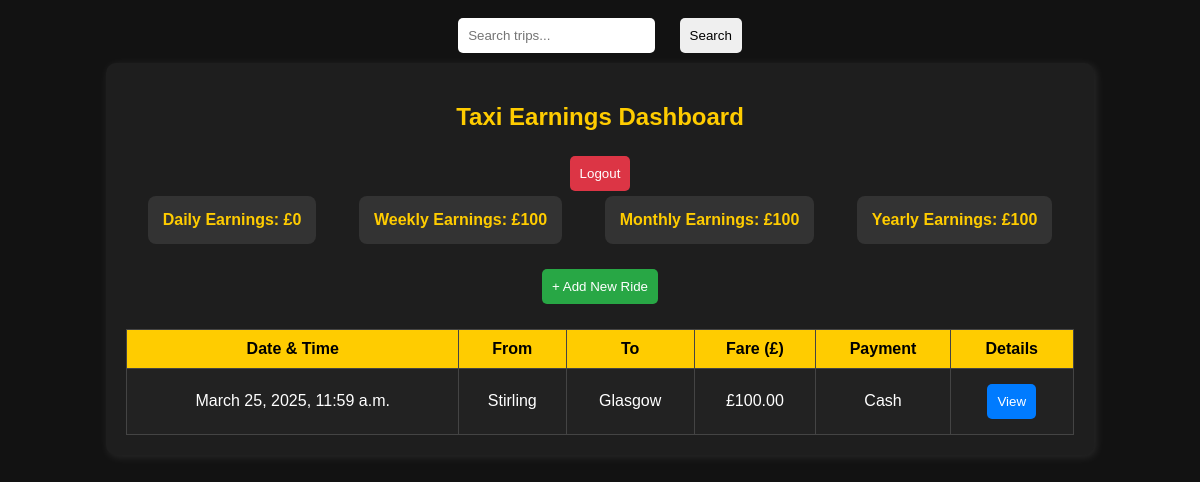
The app's page /index/ (signed in) with its own data.
### taxi_app/models.py (models this page shows, shortened)
class Trip(models.Model):
    driver = models.ForeignKey(User, on_delete=models.CASCADE, null=True, blank=True)
    trip_time = models.DateTimeField(default=now)
    from_place = models.CharField(max_length=255)
    to_place = models.CharField(max_length=255)
    fare = models.DecimalField(max_digits=10, decimal_places=2, default=0.00)
    payment_type = models.CharField(
        max_length=50,
        choices=[
            ("Cash", "Cash"),
            ("Card", "Card"),
            ("Paid to Company", "Paid to Company")
        ]
    )
    tip = models.DecimalField(max_digits=5, decimal_places=2, default=0.00)

### test_project/views.py (the view, shortened to what this page needs)
# urls.py: path("index/", views.index, name="index"),  # Home Page (After Login)
@login_required
def index(request):
    today = datetime.now().date()
    this_week_start = today - timedelta(days=today.weekday())
    this_month_start = today.replace(day=1)
    this_year_start = today.replace(month=1, day=1)
    if request.user.is_superuser:
        trips = Trip.objects.all().order_by("-trip_time")
    else:
        trips = Trip.objects.filter(driver=request.user).order_by("-trip_time")
    daily_total = trips.filter(trip_time__date=today).aggregate(Sum('fare'))['fare__sum'] or 0
    weekly_total = trips.filter(trip_time__date__gte=this_week_start).aggregate(Sum('fare'))['fare__sum'] or 0
    monthly_total = trips.filter(trip_time__date__gte=this_month_start).aggregate(Sum('fare'))['fare__sum'] or 0
    yearly_total = trips.filter(trip_time__date__gte=this_year_start).aggregate(Sum('fare'))['fare__sum'] or 0
    return render(request, "index.html", {
        "trips": trips,
        "daily_total": daily_total,
        "weekly_total": weekly_total,
        "monthly_total": monthly_total,
        "yearly_total": yearly_total,
    })

### templates/index.html (shortened to what this page needs)
<!DOCTYPE html>
<html lang="en">
<head>
</head>
<body>
    <form method="GET" action="{% url 'search_trips' %}">
        <input type="text" name="q" placeholder="Search trips..." value="{{ query }}">
        <button type="submit">Search</button>
    </form>
    <div class="container">
        <h2>Taxi Earnings Dashboard</h2>
        <button class="logout-button" onclick="window.location.href='/logout'">Logout</button>
        <div class="summary">
            <div>Daily Earnings: £{{ daily_total }}</div>
            <div>Weekly Earnings: £{{ weekly_total }}</div>
            <div>Monthly Earnings: £{{ monthly_total }}</div>
            <div>Yearly Earnings: £{{ yearly_total }}</div>
        </div>
        <button class="add-ride" onclick="openModal()">+ Add New Ride</button>
        <table class="ride-table">
            <tr>
                <th>Date & Time</th>
                <th>From</th>
                <th>To</th>
                <th>Fare (£)</th>
                <th>Payment</th>
                <th>Details</th>
            </tr>
            {% for trip in trips %}
<tr>
    <td>{{ trip.trip_time }}</td>
    <td>{{ trip.from_place }}</td>
    <td>{{ trip.to_place }}</td>
    <td>£{{ trip.fare }}</td>
    <td>{{ trip.payment_type }}</td>
    <td>
        <button class="ride-button"
                onclick="alert('Trip from {{ trip.from_place }} to {{ trip.to_place }}.\nFare: £{{ trip.fare }}\nPayment: {{ trip.payment_type }}\nTip: £{{ trip.tip }}')">
            View
        </button>
    </td>
</tr>
{% endfor %}
        </table>
    </div>
</body>
</html>

### templates/index.html (style rules this page uses)
body { font-family: Arial, sans-serif; background-color: #121212; color: #fff; text-align: center; }
.container { width: 80%; margin: auto; padding: 20px; background: #1e1e1e; border-radius: 10px; box-shadow: 2px 2px 10px rgba(255, 255, 255, 0.1); }
h2 { color: #ffcc00; }
.summary { display: flex; justify-content: space-around; margin-bottom: 20px; }
.summary div { background: #333; padding: 15px; border-radius: 8px; font-weight: bold; color: #ffcc00; }
.ride-table { width: 100%; margin-top: 20px; border-collapse: collapse; background: #222; color: #fff; }
.ride-table th, .ride-table td { padding: 10px; border: 1px solid #444; }
.ride-table th { background: #ffcc00; color: black; }
.ride-button, .add-ride, .logout-button { padding: 10px; border: none; border-radius: 5px; cursor: pointer; margin: 5px; }
.ride-button { background: #007bff; color: white; }
.add-ride { background: #28a745; color: white; }
.logout-button { background: #dc3545; color: white; }
input, select, button { margin: 10px; padding: 10px; border-radius: 5px; border: none; }

### records on screen
Trip: trip_time "March 25, 2025, 11:59 a.m.", from_place "Stirling", to_place "Glasgow", fare "100.00", payment_type "Cash"

### other values on screen
{{ daily_total }} "0"
{{ weekly_total }} "100"
{{ monthly_total }} "100"
{{ yearly_total }} "100"
